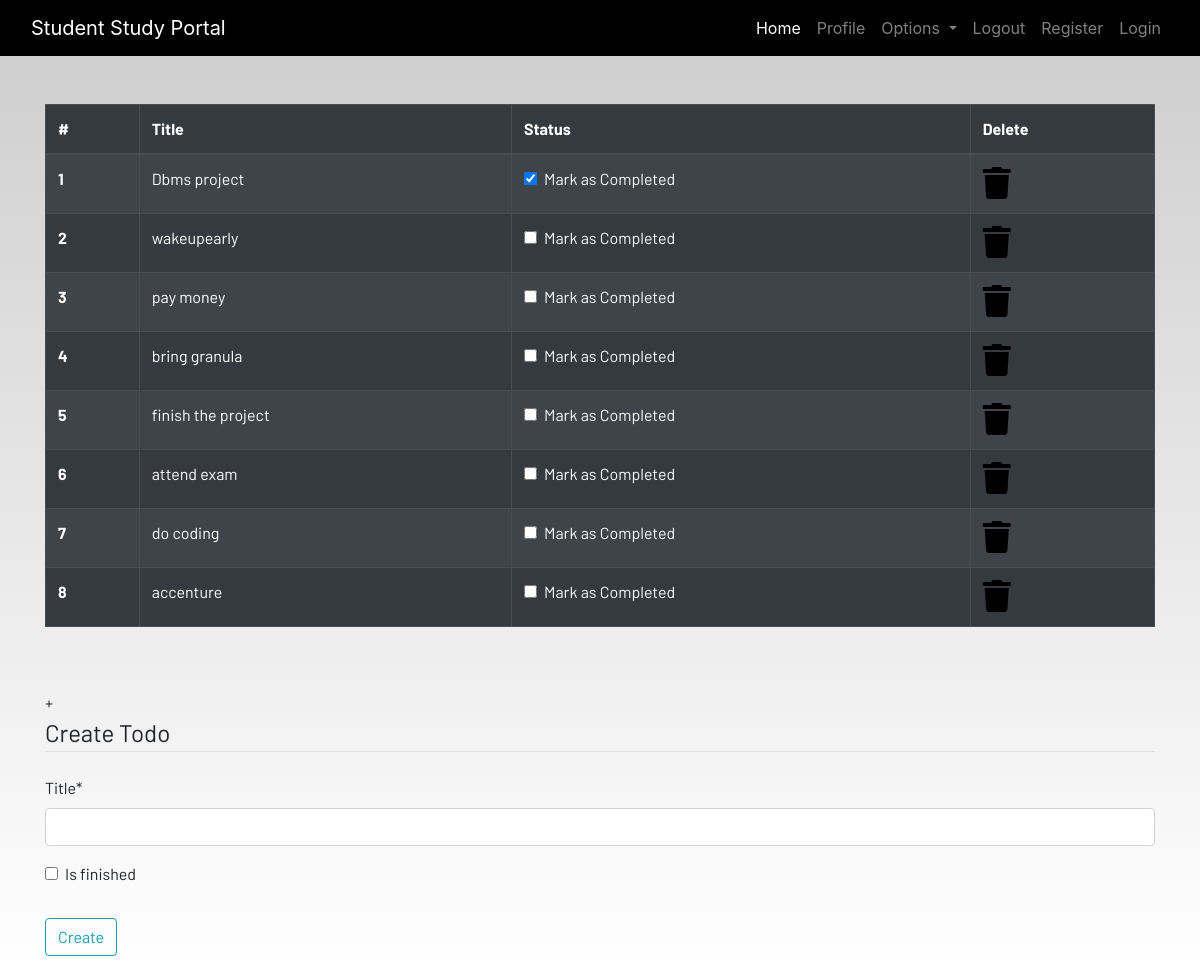
Screenshot of /todo with the database file from the repository.
### dashboard/models.py (models this page shows, shortened)
class Todo(models.Model):
    user = models.ForeignKey(User, on_delete=models.CASCADE, default=1)
    title = models.CharField(max_length=200)
    is_finished=models.BooleanField(default=False)
    class Meta:
        verbose_name='todos'
        verbose_name_plural='todo'

### dashboard/views.py (the view)
# urls.py: path('todo',views.todo,name="todo"),
def todo(request):
    if request.method=='POST':
        form=TodoForm(request.POST)
        if form.is_valid():
            try:
                finished=request.POST["is_finished"]
                if finished=="ON":
                    finished=True
                else:
                    finished=False
            except:
                finished=False
            todos=Todo(
                user=request.user,
                title=request.POST['title'],
                is_finished=finished
            )
            todos.save()
            messages.success(request,f"Todo added from {request.user.username}!!")
    else:
        form=TodoForm()
    todos = Todo.objects.all()
    todos_count = len(todos)
    if todos_count==0:
        todos_done=True
    else:
        todos_done=False
    context={
        "form":form,
        "todos":todos,
        "todos_done":todos_done
    }
    return render(request,"dashboard/todo.html",context)

### dashboard/forms.py
class TodoForm(forms.ModelForm):
    class Meta:
        model=Todo
        fields=['title','is_finished']

### dashboard/templates/dashboard/todo.html (shortened to what this page needs)
{% extends 'dashboard/base.html' %}
{% load static %}
{% load crispy_forms_tags %}
{% block content %}
<div class="container">
    {% if not todos_done  %}
    <table class="table table-striped table-bordered table-hover table-dark">
        <thead>
            <tr>
                <th scope="col">#</th>
                <th scope="col">Title</th>
                <th scope="col">Status</th>
                <th scope="col">Delete</th>
            </tr>
        </thead>
        <tbody>
            {% for todo in todos  %}
            <tr>
                <th scope="row">{{forloop.counter}}</th>
                <td>{{todo.title}}</td>
                <td>
                    <a href="{% url 'update-todo' todo.id %}">
                        <div class="form-check">
                            {% if todo.is_finished == True %}
                            <input class="form-check-input" type="checkbox" value="" checked>
                            {% else %}
                            <input class="form-check-input" type="checkbox" value=" ">
                            {% endif %}
                            <label class="form-check-label text-light" for="flexCheckDefault">
                                Mark as Completed
                            </label>
                        </div>
                    </a>
                </td>
                <td><a href="{% url 'delete_todo' id=todo.id %}"><i class="fa fa-trash fa-2x"></i></a></td>
            </tr>
            {% endfor %}
        </tbody>
    </table>
    {% else %}
    <h4>All tasks have been done!! create to add more</h4>
    {% endif %}
</div><br><br>
<div class="container">
    <form method="POST">
        {% csrf_token %}+
        <fieldset class="form-group">
            <legend class="border-bottom mb-4">Create Todo</legend>
            {{form | crispy}}
        </fieldset>
        <div class="form-group">
            <button href="" class="btn btn-outline-info" type="submit">
                Create
            </button>
        </div>
    </form>
</div>
{% endblock content %}

### static/css/main.css (style rules this page uses)
html { scroll-behavior: smooth; height: 100%; width: 100%; }
a { text-decoration: none !important; color: black; }
html, body { max-width: 100%; overflow-x: hidden; height: 100%; width: 100%; }
body { background: linear-gradient(rgba(0, 0, 0, 0.2), rgba(255, 255, 255, 0.5)); overflow-x: hidden; background-repeat: no-repeat; }
.fa { color: black; }

### rows the page displays
Todo: title "Dbms project"
Todo: title "wakeupearly"
Todo: title "pay money"
Todo: title "bring granula"
Todo: title "finish the project"
Todo: title "attend exam"
Todo: title "do coding"
Todo: title "accenture"
